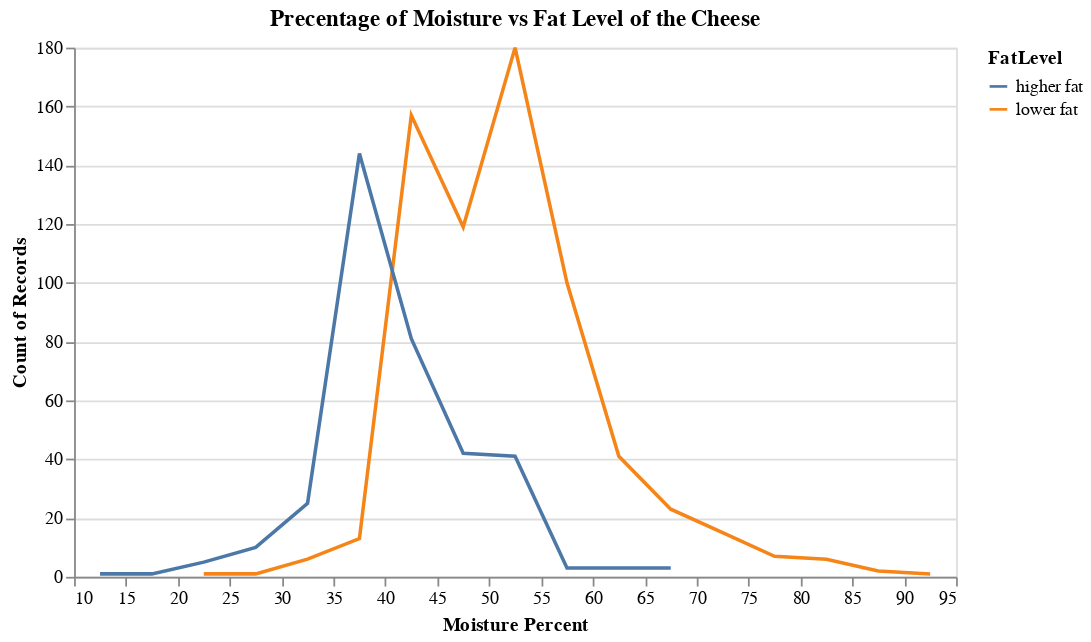

Source (notebook cell):
### Markdown cell above
Exploratory Data Analysis:

About dataset: The cheese dataset has 13 columns and 1042 rows in total highlighting diffrent features like Cheese province origin, cheese moisture percent etc. to predict a target column having different fat levels of cheese. The dataset has more categorical features than numerical features. 

Question 1. Discuss any challenges or peculiarities of the dataset.
Challenges in this dataset are not many, but on seeing in depth highlights various patterns between features and the target variable. 

Question 2. Are there any inconsistencies or errors in the data that need to be addressed?
The summary statistics of this dataset highlights various NaN missing values that need to be eliminated.

Question 3. How much data is missing in the dataset? Are there any patterns in the missing data?
The summary statistics of this dataset highlights various NaN missing values that need to be eliminated like MoisturePercent has 14 missing values, RindTypeEn has 321 missing values, and MilkTreatmentTypeEn has 65 mising values.

Question 4. Are there any obvious relationships between features or between the target and any of the features? 
Yes there are obvious relationships between target FatLevel and the features like MoisturePercent etc.

Question 5. What is the distribution of the data? Are the datapoints skewed in some way?
The density plot of MoisturePercent numerical column shows that the data hsas normal distribution, and no datapoints are skewed. 

Question 6. Do you need to deal with class imbalance? Explain your answer in your own words.
Yes, there exists a class imabalance in the target column FatLevel, where the lower fat cheese are higher in value than high fat cheese, and its a case of binary classification.

Question 7. Specify the metrics that will be used to evaluate the success of your project (accuracy, precision, recall, F1-score, ROC-AUC, etc.). Discuss why these metrics are chosen and how they relate to the project's goal. 
Since this is a binary classification, I think that accuracy of the model, F1 Score will be valuable metrics for this case. As high accuracy and high f1 score suggest that that model is a better choice for these ML problems.

### Code cell
# Creating EDA to understand the data 
# Visualizing "c" vs target variable column "FatLevel" using Altair
Moisture_vs_Fat_plot =  alt.Chart(cheese_df_new).mark_line().encode(
    x=alt.X('MoisturePercent:Q', bin=alt.Bin(maxbins=30), title='Moisture Percent'),
    y=alt.Y('count()', title='Count of Records'),
    color='FatLevel:N'
).properties(
    title='Precentage of Moisture vs Fat Level of the Cheese',
    width=500
)



Moisture_vs_Fat_plot

### Figure 1 — Vega-Lite specification as saved in the notebook (floating-point values rounded to 4 significant figures; data arrays with more than 128 entries replaced by an {"elided": "..."} marker saying what was removed)
{"config": {"view": {"continuousWidth": 400, "continuousHeight": 300}}, "data": {"name": "data-a1c7e1736ca296ec884af049d605e149"}, "mark": "line", "encoding": {"color": {"type": "nominal", "field": "FatLevel"}, "x": {"type": "quantitative", "bin": {"maxbins": 30}, "field": "MoisturePercent", "title": "Moisture Percent"}, "y": {"type": "quantitative", "aggregate": "count", "title": "Count of Records"}}, "title": "Precentage of Moisture vs Fat Level of the Cheese", "width": 500, "$schema": "https://vega.github.io/schema/vega-lite/v4.8.1.json", "datasets": {"data-a1c7e1736ca296ec884af049d605e149": {"elided": "1042 records"}}}
